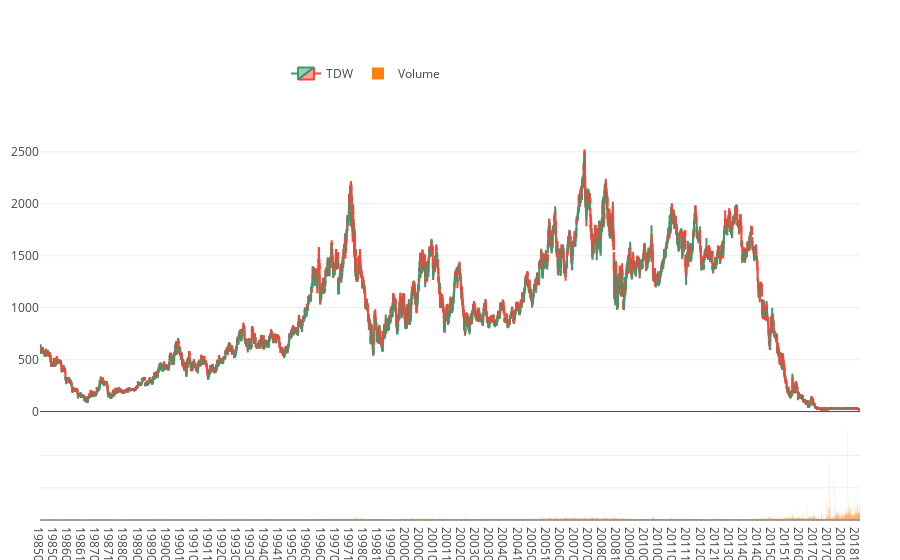

The notebook cell this image was saved under:
### Code cell
plot_chart(df)

### Figure 1 — Plotly figure (JSON) as saved in the notebook; plotly's stock layout.template omitted (floating-point values rounded to 4 significant figures; data arrays with more than 128 entries replaced by an {"elided": "..."} marker saying what was removed)
{"data": [{"close": {"elided": "8565 float values"}, "high": {"elided": "8565 float values"}, "low": {"elided": "8565 float values"}, "name": "TDW", "open": {"elided": "8565 float values"}, "type": "candlestick", "uid": "35166e01-5c81-4d8c-9718-a3a8600e63e3", "x": {"elided": "8565 str values"}, "yaxis": "y2"}, {"name": "Volume", "type": "bar", "uid": "3fccb798-e8c2-4946-9010-397de88bf3d4", "x": {"elided": "8565 str values"}, "y": {"elided": "8565 int values"}, "yaxis": "y"}], "layout": {"legend": {"orientation": "h", "x": 0.3, "y": 0.9, "yanchor": "bottom"}, "margin": {"b": 40, "l": 40, "r": 40, "t": 40}, "xaxis": {"categoryorder": "category ascending", "rangeselector": {"visible": true}, "rangeslider": {"visible": false}, "type": "category"}, "yaxis": {"autorange": true, "domain": [0, 0.2], "showticklabels": false}, "yaxis2": {"autorange": true, "domain": [0.2, 0.8]}}}
